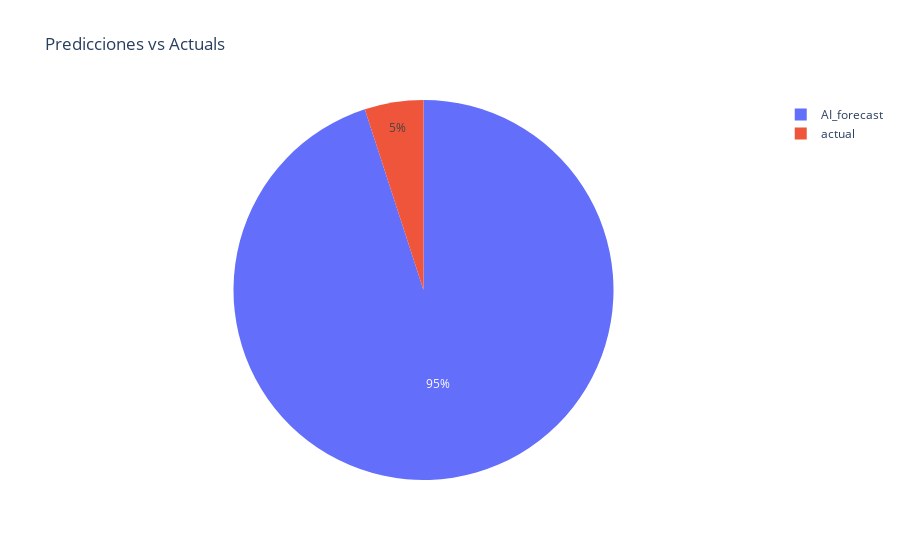

Source (notebook cell):
### Markdown cell above
Podemos visualizar el porcentaje de cada tipo

### Code cell
import plotly.express as px
fig = px.pie(
    scenario_count,
    values="count",
    names=scenario_count.index,
    title='Predicciones vs Actuals'
)
fig.show()

### Figure 1 — Plotly figure (JSON) as saved in the notebook; plotly's stock layout.template omitted (floating-point values rounded to 4 significant figures)
{"data": [{"domain": {"x": [0, 1], "y": [0, 1]}, "hovertemplate": "index=%{label}<br>count=%{value}<extra></extra>", "labels": ["AI_forecast", "actual"], "legendgroup": "", "name": "", "showlegend": true, "type": "pie", "values": [17103, 900]}], "layout": {"legend": {"tracegroupgap": 0}, "title": {"text": "Predicciones vs Actuals"}}}
